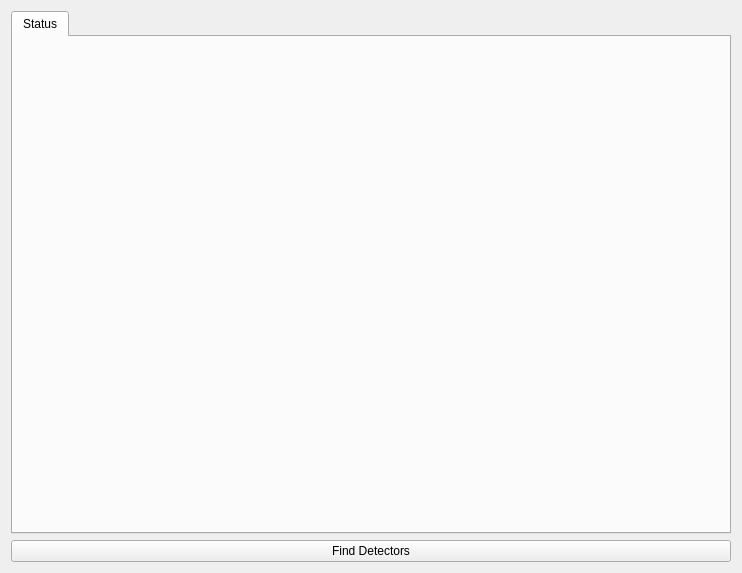
<?xml version="1.0" encoding="UTF-8"?>
<ui version="4.0">
 <class>Form</class>
 <widget class="QWidget" name="Form">
  <property name="geometry">
   <rect>
    <x>0</x>
    <y>0</y>
    <width>742</width>
    <height>573</height>
   </rect>
  </property>
  <property name="windowTitle">
   <string>Form</string>
  </property>
  <layout class="QVBoxLayout" name="verticalLayout_7">
   <item>
    <widget class="QTabWidget" name="tw_detectors">
     <property name="currentIndex">
      <number>0</number>
     </property>
     <widget class="QWidget" name="tab_manager">
      <attribute name="title">
       <string>Status</string>
      </attribute>
     </widget>
    </widget>
   </item>
   <item>
    <widget class="QPushButton" name="pushButton_4">
     <property name="text">
      <string>Find Detectors</string>
     </property>
    </widget>
   </item>
  </layout>
 </widget>
 <resources/>
 <connections/>
</ui>
